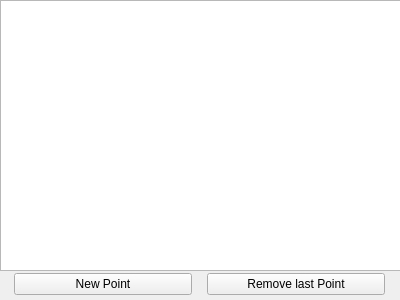
<?xml version="1.0" encoding="UTF-8"?>
<ui version="4.0">
 <class>main_form</class>
 <widget class="QWidget" name="main_form">
  <property name="geometry">
   <rect>
    <x>0</x>
    <y>0</y>
    <width>400</width>
    <height>300</height>
   </rect>
  </property>
  <property name="windowTitle">
   <string>My Floating Points</string>
  </property>
  <widget class="QWidget" name="horizontalLayoutWidget">
   <property name="geometry">
    <rect>
     <x>-1</x>
     <y>269</y>
     <width>401</width>
     <height>31</height>
    </rect>
   </property>
   <layout class="QHBoxLayout" name="horizontalLayout">
    <property name="spacing">
     <number>15</number>
    </property>
    <property name="leftMargin">
     <number>15</number>
    </property>
    <property name="rightMargin">
     <number>15</number>
    </property>
    <item>
     <widget class="QPushButton" name="new_point">
      <property name="text">
       <string>New Point</string>
      </property>
     </widget>
    </item>
    <item>
     <widget class="QPushButton" name="remove_point">
      <property name="text">
       <string>Remove last Point</string>
      </property>
     </widget>
    </item>
   </layout>
  </widget>
  <widget class="QGraphicsView" name="graphics_view">
   <property name="geometry">
    <rect>
     <x>0</x>
     <y>0</y>
     <width>401</width>
     <height>271</height>
    </rect>
   </property>
  </widget>
 </widget>
 <resources/>
 <connections/>
</ui>
